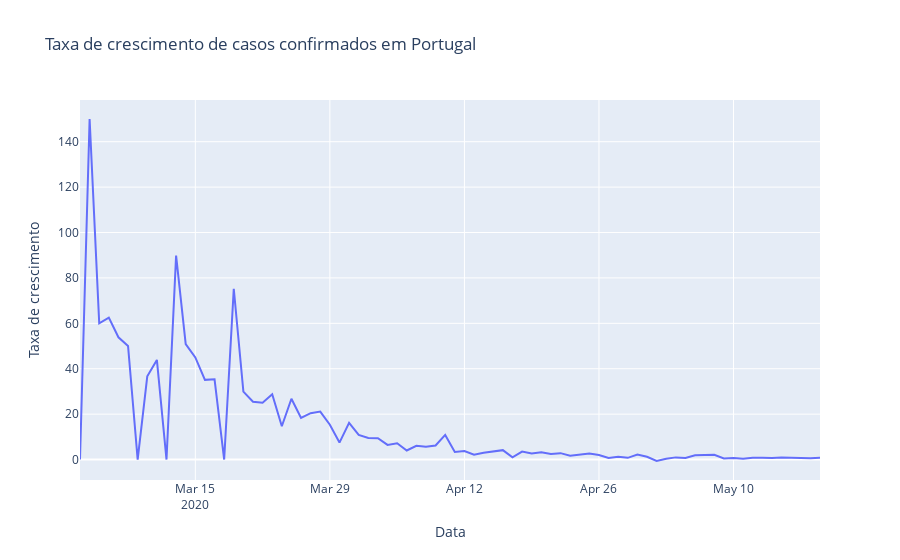

Write notebook code for a chart like this one.
### Code cell
primeiro_dia = portugal.observationdate.loc[portugal.confirmed > 0].min()
px.line(x=pd.date_range(primeiro_dia, portugal.observationdate.max())[1:],
        y=tx_dia, title='Taxa de crescimento de casos confirmados em Portugal',
       labels={'y':'Taxa de crescimento', 'x':'Data'})
